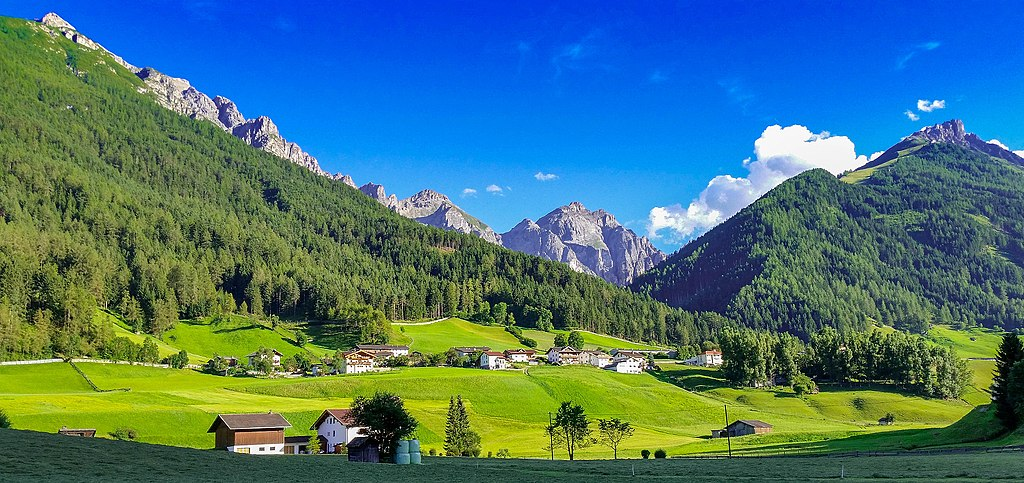
#> input picture Py5/color_image.jpeg, 1024 x 483 px
$ python py5_ind_2_wall64.py
#> lines starting #> are read from the running program, lines starting #| are printed output that depends on the picture
"""
Course Number: ENGR 13300
Semester: e.g. Spring 2026

Description:
    Find Waldo by using code to loop over an image and find simlarities

Assignment Information:
    Assignment:     py5 ind 2
    Team ID:        LC1 - 03
    Author:         Khai, Wall64@purdue.edu
    Date:           02/28/2026

Contributors:
    Name, login@purdue [repeat for each]

    My contributor(s) helped me:
    [ ] understand the assignment expectations without
        telling me how they will approach it.
    [ ] understand different ways to think about a solution
        without helping me plan my solution.
    [ ] think through the meaning of a specific error or
        bug present in my code without looking at my code.
    Note that if you helped somebody else with their code, you
    have to list that person as a contributor here as well.

Academic Integrity Statement:
    I have not used source code obtained from any unauthorized
    source, either modified or unmodified; nor have I provided
    another student access to my code.  The project I am
    submitting is my own original work.
"""


import numpy as np
from PIL import Image
import matplotlib.pyplot as plt
from matplotlib.patches import Rectangle

def load_img(myImage):
    image = Image.open(myImage)

    # Check if grayscale
    if image.mode == "L":
        # Already grayscale
        image_array = np.array(image, dtype=np.float64) / 255.0
    else:
        # Convert color images to RGB
        image = image.convert("RGB")
        image_array = np.array(image, dtype=np.float64) / 255.0

    linear = np.where( ##linearize image
        image_array <= 0.04045,
        image_array / 12.92,
        ((image_array + 0.055) / 1.055) ** 2.4
    )


    return linear


def rgb_to_grayscale(rgb_img):#convert to grayscale

    R = rgb_img[:, :, 0]
    G = rgb_img[:, :, 1]
    B = rgb_img[:, :, 2]

    gray_img = 0.2126 * R + 0.7152 * G + 0.0722 * B

    return gray_img


import numpy as np

def ssd(I, T):
    I = np.array(I, dtype=np.float64)  # keep in 0-255 range
    T = np.array(T, dtype=np.float64)

    H, W = I.shape
    h, w = T.shape

    R_h = H - h + 1
    R_w = W - w + 1

    R = np.zeros((R_h, R_w), dtype=np.float64)

    for i in range(R_h):
        for j in range(R_w):
            patch = I[i:i+h, j:j+w]
            diff = patch - T
            R[i, j] = np.sum(diff**2)

    return R

def ssd_1(scene, template):

    # Convert to float64 to prevent overflow
    scene = scene.astype(np.float64)
    template = template.astype(np.float64)

    H, W = scene.shape
    h, w = template.shape

    # Precompute template squared sum
    template_sq_sum = np.sum(template**2)

    # Allocate result
    result = np.zeros((H - h + 1, W - w + 1), dtype=np.float64)

    # Compute SSD using nested loops (safe and simple)
    for i in range(H - h + 1):
        for j in range(W - w + 1):
            patch = scene[i:i+h, j:j+w]
            patch_sq_sum = np.sum(patch**2)
            cross_term = np.sum(patch * template)
            result[i, j] = patch_sq_sum - 2 * cross_term + template_sq_sum

    return result

def draw_rectangle(scene, template, map):#overlays a rectangle over the original image at the position of Waldo
    h, w = template.shape[:2]
    min_index = np.unravel_index(np.argmin(map), map.shape)
    y = int(min_index[0])
    x = int(min_index[1])
    print(f"The template is located at ({x}, {y}) ")#why is there an extra space here?

    plt.imshow(scene)
    plt.gca().add_patch(Rectangle((x,y), width=w, height=h, edgecolor='red', facecolor='none', lw=2))
    plt.show()
    return (x,y)#never asked us to return x, y but the autograder wanted this


def main():
    scenePath = input("Enter the path of the scene image you want to load: ")
#> the answer given: color_image.jpeg
    templatePath = input("Enter the path of the template image you want to load: ")
#> the answer given: color_image.jpeg

    # Load as uint8 grayscale for SSD
    scene_gray = np.array(Image.open(scenePath).convert("L"), dtype=np.uint8)
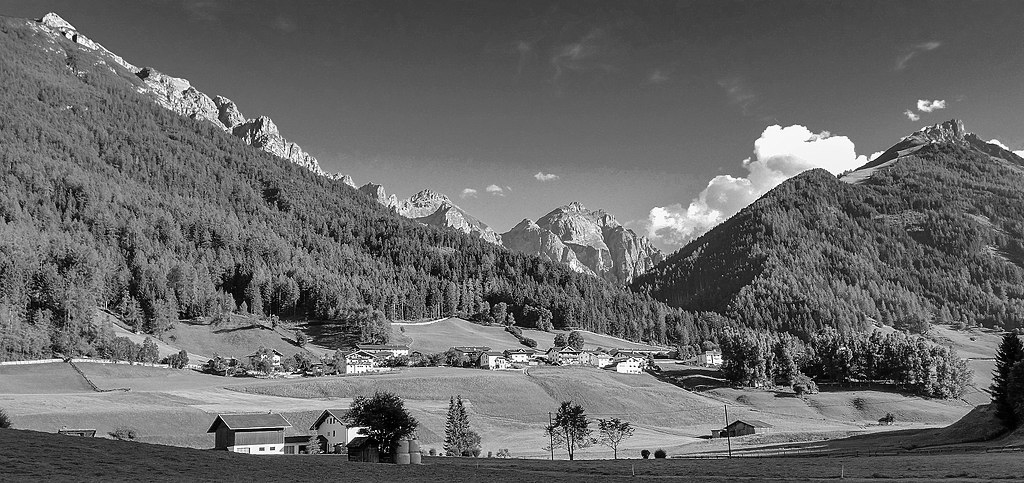
#> scene_gray: shape (483, 1024); min 0, max 255, mean 103.5
    template_gray = np.array(Image.open(templatePath).convert("L"), dtype=np.uint8)

    mappy = ssd_1(scene_gray, template_gray)
#> in ssd_1, `template_sq_sum = np.sum(template**2)`: template_sq_sum = 6.42e+09
#> mappy = [0]

    # Load the scene as float for displaying
    loadedScene = load_img(scenePath)
#> in load_img, image is the input picture: PIL image 1024x483 RGB; mean R, G, B 71.6, 116.4, 121.3
#> in load_img, `linear = np.where(`:
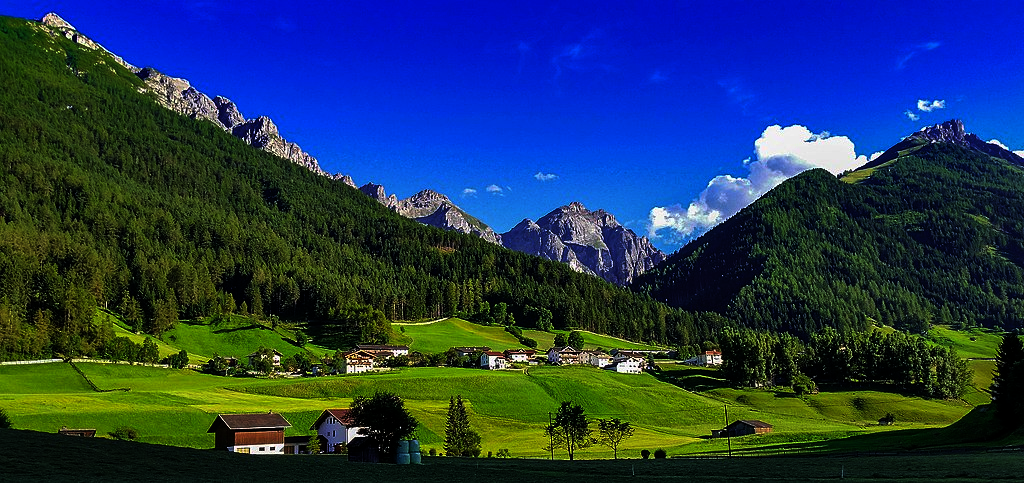
#> linear: shape (483, 1024, 3) float64; mean R, G, B 0.129, 0.222, 0.335
    loadedTemplate = load_img(templatePath)
    draw_rectangle(loadedScene, loadedTemplate, mappy)#draw rectangle
#> in draw_rectangle, `min_index = np.unravel_index(np.argmin(map), map.shape)`: min_index = (0, 0)
#> in draw_rectangle, `y = int(min_index[0])`: y = 0
#| The template is located at (0, 0)
#> in draw_rectangle, `plt.show()`:
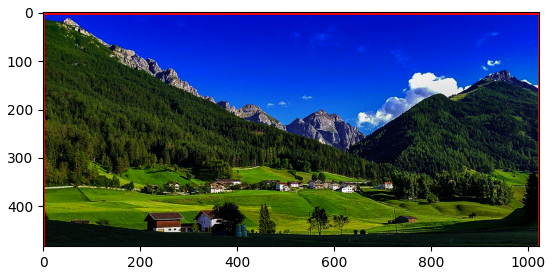
#> figure drawn by matplotlib, 1 panel
    print("")#random line becuse they wanted one of these in the autograder for no reason


if __name__ == "__main__":
    main()#runs main lol
